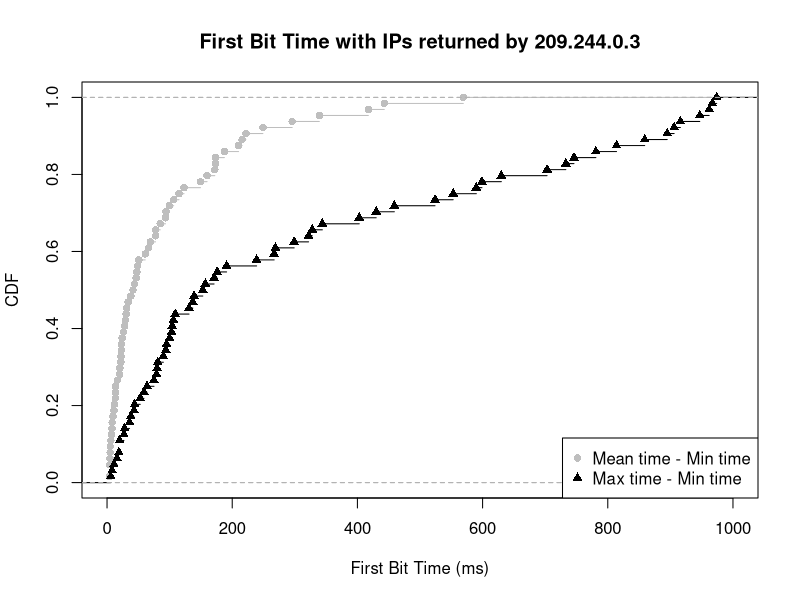

Here is the R script that generated this plot:
mean_min <- c(172.166111, 8.222222, 84.933333, 115.000000, 94.166667, 33.625000, 123.000000, 38.166667, 22.916667, 248.998333, 48.833333, 30.500000, 41.500000, 22.083333, 417.497500, 43.888889, 61.000000, 4.333333, 24.166667, 187.500000, 93.416667, 13.571429, 66.500000, 3.666667, 4.333333, 26.333333, 4.666667, 13.500000, 295.777778, 7.166667, 20.500000, 5.000000, 7.833333, 569.161667, 442.903636, 173.415833, 210.166667, 77.523810, 159.833333, 11.000000, 149.299000, 11.833333, 9.416667, 31.333333, 22.666667, 46.454545, 29.305556, 13.250000, 99.388333, 6.083333, 173.088778, 69.203704, 215.831667, 47.750000, 28.333333, 77.833333, 339.165000, 50.833333, 20.333333, 221.833333, 16.500000, 22.333333, 5.166667, 106.500000)

max_min <- c(745.99, 43.00, 344.00, 553.00, 299.00, 137.00, 630.00, 104.00, 95.00, 589.99, 106.00, 100.00, 131.00, 157.00, 946.99, 103.00, 269.00, 11.00, 139.00, 906.00, 403.00, 75.00, 267.00, 6.00, 8.00, 81.00, 20.00, 109.00, 733.00, 16.00, 176.00, 19.00, 36.00, 894.99, 780.99, 598.99, 459.00, 430.00, 916.00, 44.00, 973.99, 27.00, 28.00, 79.00, 80.00, 153.00, 322.00, 94.00, 961.99, 38.00, 813.99, 703.00, 858.99, 171.00, 191.00, 239.00, 966.99, 90.00, 53.00, 524.00, 64.00, 59.00, 20.00, 328.00)

mean_min_val = ecdf(mean_min)
max_min_val = ecdf(max_min)

plot(mean_min_val, lty=1, col="grey", pch = 16, xlab="First Bit Time (ms)", ylab="CDF", main="First Bit Time with IPs returned by 209.244.0.3", xlim=c(0, 1000))
lines(max_min_val, pch = 17)

legend("bottomright",  pch = c(16, 17), legend=c("Mean time - Min time", "Max time - Min time"), col=c("grey", "black"))
